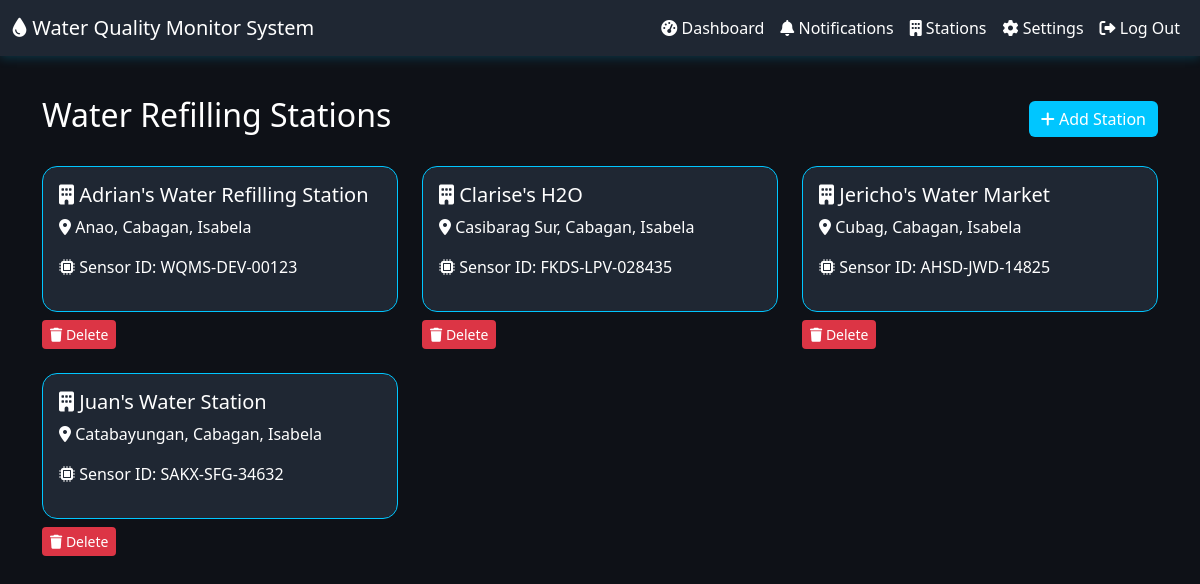
The page /water-quality-monitoring-system/pages/stations.php on the database its author committed.
### tables this page shows
CREATE TABLE `refilling_stations` (
  `id` int(11) NOT NULL,
  `name` varchar(100) DEFAULT NULL,
  `location` varchar(100) DEFAULT NULL,
  `device_sensor_id` varchar(255) NOT NULL
);

### water-quality-monitoring-system/pages/stations.php (the view, shortened to what this page needs)
<?php
include("../includes/db.php");
$sql = "SELECT * FROM refilling_stations ORDER BY name ASC";
$result = $conn->query($sql);
?>
<!DOCTYPE html>
<html lang="en">
<head>
  <link href="https://cdn.jsdelivr.net/npm/bootstrap@5.3.0/dist/css/bootstrap.min.css" rel="stylesheet">
  <link rel="stylesheet" href="https://cdnjs.cloudflare.com/ajax/libs/font-awesome/6.0.0/css/all.min.css">
</head>
<body>
<nav class="navbar navbar-expand-lg">
  <div class="container-fluid">
    <a class="navbar-brand" href="#"><i class="fas fa-tint"></i> Water Quality Monitor System</a>
    <div class="collapse navbar-collapse" id="navbarNav">
      <ul class="navbar-nav ms-auto">
        <li class="nav-item">
          <a class="nav-link" href="dashboard.php"><i class="fas fa-tachometer-alt"></i> Dashboard</a>
        </li>
        <li class="nav-item">
          <a class="nav-link" href="notifications.php"><i class="fas fa-bell"></i> Notifications</a>
        </li>
        <li class="nav-item">
          <a class="nav-link" href="stations.php"><i class="fas fa-building"></i> Stations</a>
        </li>
        <li class="nav-item">
          <a class="nav-link" href="settings.php"><i class="fas fa-cog"></i> Settings</a>
        </li>
        <li class="nav-item">
          <a class="nav-link" href="login.php"><i class="fas fa-sign-out-alt"></i> Log Out</a>
        </li>
      </ul>
    </div>
  </div>
</nav>
<div class="container">
  <div class="d-flex justify-content-between align-items-center mb-4">
    <h2>Water Refilling Stations</h2>
    <button class="btn add-btn" data-bs-toggle="modal" data-bs-target="#addStationModal"><i class="fas fa-plus"></i> Add Station</button>
  </div>
  <div class="row">
    <?php while($station = $result->fetch_assoc()): ?>
      <div class="col-md-4 mb-4">
        <a href="dashboard.php?station_id=<?= $station['id'] ?>" class="card p-3 text-decoration-none text-white">
          <h5><i class="fas fa-building"></i> <?= htmlspecialchars($station['name']) ?></h5>
          <p><i class="fas fa-map-marker-alt"></i> <?= htmlspecialchars($station['location']) ?></p>
          <p><i class="fas fa-microchip"></i> Sensor ID: <?= htmlspecialchars($station['device_sensor_id']) ?></p>
        </a>
        <form method="POST" action="delete_station.php" onsubmit="return confirm('Are you sure you want to delete this station?');">
          <button class="btn btn-sm delete-btn mt-2"><i class="fas fa-trash"></i> Delete</button>
        </form>
      </div>
    <?php endwhile; ?>
  </div>
</div>
</body>
</html>

### water-quality-monitoring-system/pages/stations.php (style rules this page uses)
body { background: #0e1117; color: #fff; }
.navbar { background-color: #1f2733; box-shadow: 0 2px 10px rgba(0, 198, 255, 0.2); }
.navbar-brand, .nav-link, .btn { color: #fff; }
.container { margin-top: 40px; }
.card { background-color: #1f2733; color: #fff; border: 1px solid #00c6ff; border-radius: 15px; }
.add-btn { background-color: #00c6ff; border: none; }
.delete-btn { background-color: #dc3545; border: none; }

### rows shown on the page
refilling_stations: name "Adrian's Water Refilling Station", location "Anao, Cabagan, Isabela", device_sensor "WQMS-DEV-00123"
refilling_stations: name "Clarise's H2O", location "Casibarag Sur, Cabagan, Isabela", device_sensor "FKDS-LPV-028435"
refilling_stations: name "Jericho's Water Market", location "Cubag, Cabagan, Isabela", device_sensor "AHSD-JWD-14825"
refilling_stations: name "Juan's Water Station", location "Catabayungan, Cabagan, Isabela", device_sensor "SAKX-SFG-34632"
